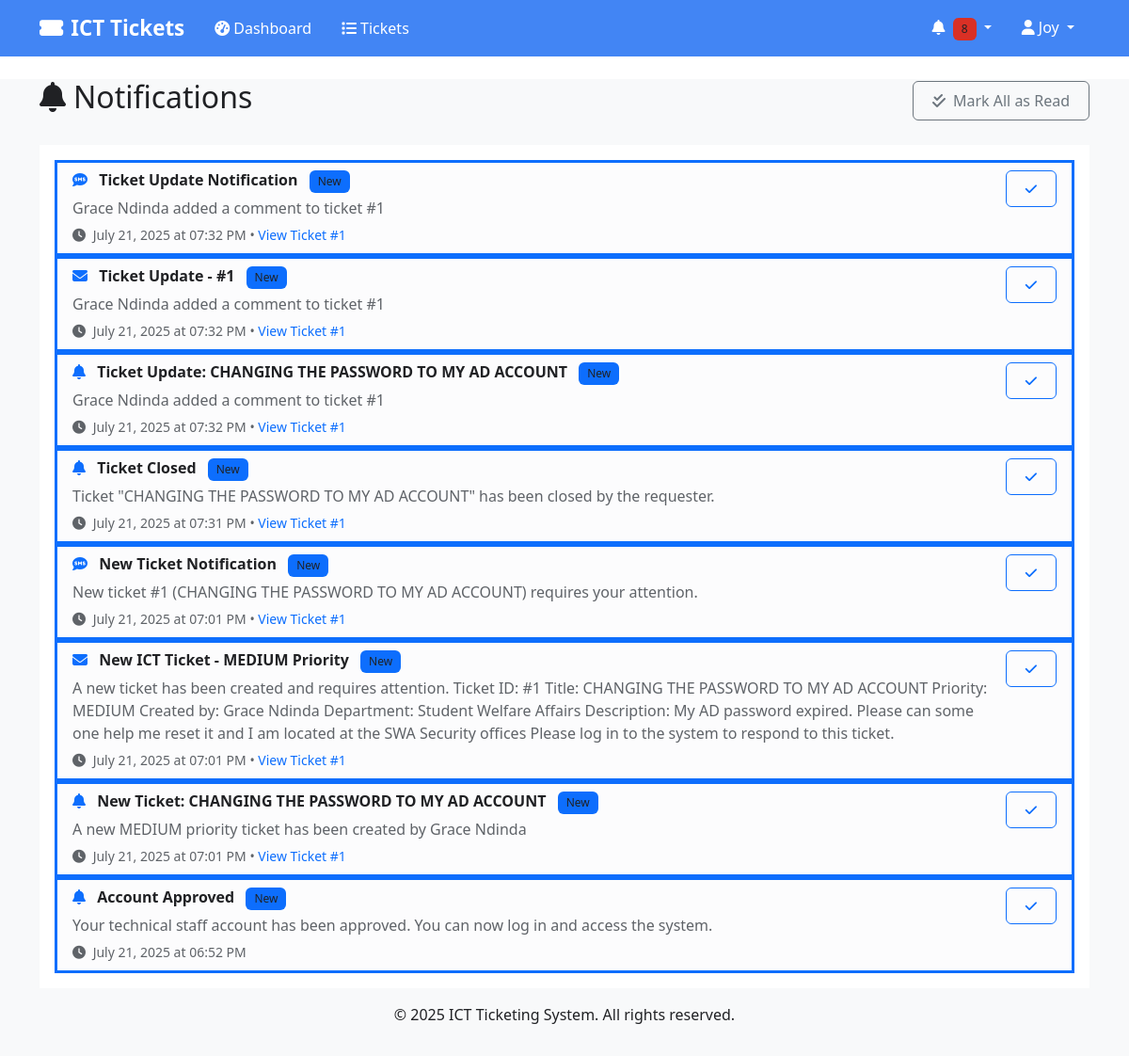
The page /notifications (signed in) on the database as committed earlier.
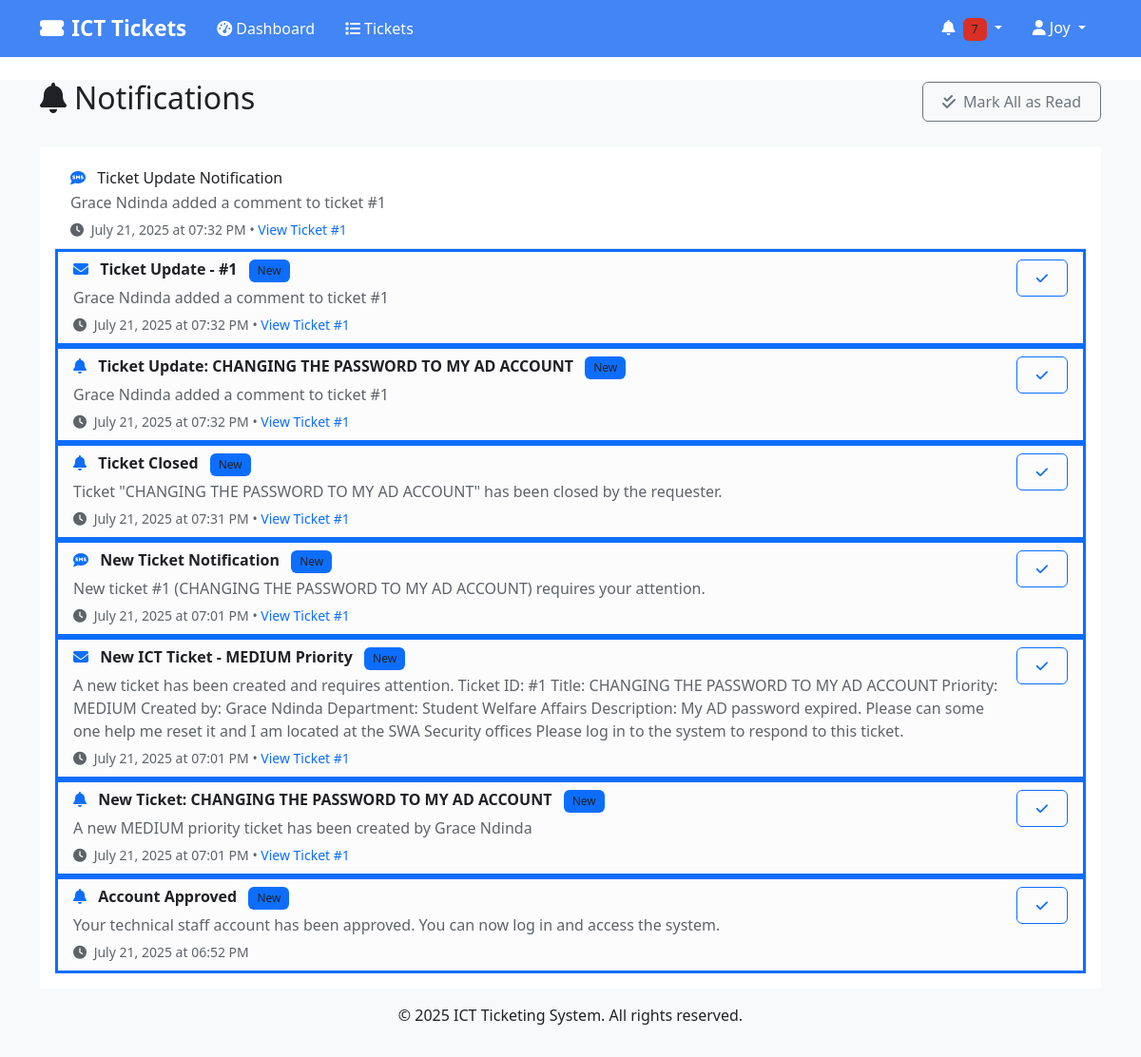
The same page on the database as committed later.
### models.py (models this page shows, shortened)
class User(UserMixin, db.Model):
    __tablename__ = 'users'
    id = db.Column(db.Integer, primary_key=True)
    username = db.Column(db.String(80), unique=True, nullable=False)
    email = db.Column(db.String(120), unique=True, nullable=False)
    phone = db.Column(db.String(20), nullable=True)
    password_hash = db.Column(db.String(256), nullable=False)
    first_name = db.Column(db.String(50), nullable=False)
    last_name = db.Column(db.String(50), nullable=False)
    role = db.Column(db.String(20), nullable=False)  # 'user', 'tech', 'admin'
    department_id = db.Column(db.Integer, db.ForeignKey('departments.id'), nullable=True)
    is_active = db.Column(db.Boolean, default=True)
    created_at = db.Column(db.DateTime, default=datetime.utcnow)
    updated_at = db.Column(db.DateTime, default=datetime.utcnow, onupdate=datetime.utcnow)
    department = db.relationship('Department', backref='users')
    created_tickets = db.relationship('Ticket', foreign_keys='Ticket.created_by_id', backref='creator')
    assigned_tickets = db.relationship('Ticket', foreign_keys='Ticket.assigned_to_id', backref='assignee')
    @property
    def full_name(self):
        return f"{self.first_name} {self.last_name}"

class Notification(db.Model):
    __tablename__ = 'notifications'
    id = db.Column(db.Integer, primary_key=True)
    user_id = db.Column(db.Integer, db.ForeignKey('users.id'), nullable=False)
    ticket_id = db.Column(db.Integer, db.ForeignKey('tickets.id'), nullable=True)
    title = db.Column(db.String(200), nullable=False)
    message = db.Column(db.Text, nullable=False)
    is_read = db.Column(db.Boolean, default=False)
    notification_type = db.Column(db.String(20), nullable=False)  # 'EMAIL', 'SMS', 'SYSTEM'
    sent_at = db.Column(db.DateTime, nullable=True)
    created_at = db.Column(db.DateTime, default=datetime.utcnow)
    user = db.relationship('User', backref='notifications')

### routes.py (the view)
@app.route('/notifications')
@login_required
def list_notifications():
    notifications = Notification.query.filter_by(user_id=current_user.id)\
        .order_by(Notification.created_at.desc()).all()
    return render_template('notifications.html', notifications=notifications)

### app.py (called while the page is built)
@login_manager.user_loader
def load_user(user_id):
    from models import User
    return User.query.get(int(user_id))

### templates/notifications.html (shortened to what this page needs)
{% extends "base.html" %}
{% block content %}
<div class="container">
    <div class="row">
        <div class="col-12">
            <div class="d-flex justify-content-between align-items-center mb-4">
                <h2><i class="fas fa-bell me-2"></i>Notifications</h2>
                <button class="btn btn-outline-secondary" onclick="markAllAsRead()">
                    <i class="fas fa-check-double me-2"></i>Mark All as Read
                </button>
            </div>
        </div>
    </div>
    <div class="row">
        <div class="col-12">
            <div class="card">
                <div class="card-body">
                    {% if notifications %}
                    <div class="list-group list-group-flush">
                        {% for notification in notifications %}
                        <div class="list-group-item {% if not notification.is_read %}list-group-item-light border-start border-primary border-3{% endif %}">
                            <div class="d-flex justify-content-between align-items-start">
                                <div class="flex-grow-1">
                                    <h6 class="mb-1 {% if not notification.is_read %}fw-bold{% endif %}">
                                        <i class="fas fa-{% if notification.notification_type == 'EMAIL' %}envelope{% elif notification.notification_type == 'SMS' %}sms{% else %}bell{% endif %} me-2 text-primary"></i>
                                        {{ notification.title }}
                                        {% if not notification.is_read %}
                                        <span class="badge bg-primary ms-2">New</span>
                                        {% endif %}
                                    </h6>
                                    <p class="mb-1 text-muted">{{ notification.message }}</p>
                                    <small class="text-muted">
                                        <i class="fas fa-clock me-1"></i>
                                        {{ notification.created_at.strftime('%B %d, %Y at %I:%M %p') }}
                                        {% if notification.ticket_id %}
                                        • <a href="{{ url_for('view_ticket', ticket_id=notification.ticket_id) }}" class="text-decoration-none">
                                            View Ticket #{{ notification.ticket_id }}
                                        </a>
                                        {% endif %}
                                    </small>
                                </div>
                                <div class="ms-3">
                                    {% if not notification.is_read %}
                                    <button class="btn btn-sm btn-outline-primary"
                                            onclick="markAsRead({{ notification.id }})">
                                        <i class="fas fa-check"></i>
                                    </button>
                                    {% endif %}
                                </div>
                            </div>
                        </div>
                        {% endfor %}
                    </div>
                    {% else %}
                    <div class="text-center py-5">
                        <i class="fas fa-bell-slash fs-1 text-muted mb-3"></i>
                        <h5 class="text-muted">No notifications</h5>
                        <p class="text-muted">You're all caught up! New notifications will appear here.</p>
                    </div>
                    {% endif %}
                </div>
            </div>
        </div>
    </div>
</div>
{% endblock %}

### templates/base.html (shortened to what this page needs)
<!DOCTYPE html>
<html lang="en">
<head>
    <link href="https://cdn.jsdelivr.net/npm/bootstrap@5.3.0/dist/css/bootstrap.min.css" rel="stylesheet">
    <link href="https://cdnjs.cloudflare.com/ajax/libs/font-awesome/6.4.0/css/all.min.css" rel="stylesheet">
    <link href="{{ url_for('static', filename='css/style.css') }}" rel="stylesheet">
</head>
<body>
    <nav class="navbar navbar-expand-lg shadow-sm" style="background-color: #4285f4 !important;">
        <div class="container" style="background-color: #4285f4;">
            <a class="navbar-brand" href="{{ url_for('dashboard' if current_user.is_authenticated else 'index') }}" style="color: #ffffff !important; font-weight: 600;">
                <i class="fas fa-ticket-alt me-2"></i>ICT Tickets
            </a>
            {% if current_user.is_authenticated %}
            <div class="collapse navbar-collapse" id="navbarNav">
                <ul class="navbar-nav me-auto">
                    <li class="nav-item">
                        <a class="nav-link" href="{{ url_for('dashboard') }}" style="color: #ffffff !important; font-weight: 500;">
                            <i class="fas fa-tachometer-alt me-1"></i>Dashboard
                        </a>
                    </li>
                    <li class="nav-item">
                        <a class="nav-link" href="{{ url_for('list_tickets') }}" style="color: #ffffff !important; font-weight: 500;">
                            <i class="fas fa-list me-1"></i>Tickets
                        </a>
                    </li>
                </ul>
                <ul class="navbar-nav">
                    <li class="nav-item dropdown">
                        <a class="nav-link dropdown-toggle" href="#" role="button" data-bs-toggle="dropdown" style="color: #ffffff !important; font-weight: 500;">
                            <i class="fas fa-bell me-1"></i>
                            {% set unread_count = 0 %}
                            {% if current_user.notifications is defined and current_user.notifications %}
                                {% set unread_count = current_user.notifications|selectattr('is_read', 'equalto', False)|list|length %}
                            {% endif %}
                            {% if unread_count > 0 %}
                            <span class="badge bg-danger">{{ unread_count }}</span>
                            {% endif %}
                        </a>
                            {% set recent_notifications = [] %}
                            {% if current_user.notifications is defined and current_user.notifications %}
                                {% set recent_notifications = current_user.notifications[:5] %}
                            {% endif %}
                    </li>
                    <li class="nav-item dropdown">
                        <a class="nav-link dropdown-toggle" href="#" role="button" data-bs-toggle="dropdown" style="color: #ffffff !important; font-weight: 500;">
                            <i class="fas fa-user me-1"></i>{{ current_user.first_name }}
                        </a>
                    </li>
                </ul>
            </div>
            {% endif %}
        </div>
    </nav>
    <main class="container-fluid mt-4">
        {% block content %}{% endblock %}
    </main>
    <footer class="bg-light text-center text-muted py-3 mt-5">
        <div class="container">
            <p>&copy; 2025 ICT Ticketing System. All rights reserved.</p>
        </div>
    </footer>
</body>
</html>

### static/css/style.css (style rules this page uses)
:root { --primary-color: #0d6efd; --secondary-color: #6c757d; --success-color: #198754; --info-color: #0dcaf0; --warning-color: #ffc107; --danger-color: #dc3545; --light-color: #f8f9fa; --dark-color: #212529; }
body { font-family: 'Segoe UI', Tahoma, Geneva, Verdana, sans-serif; background-color: #ffffff; color: #212529; }
.container, .container-fluid { background-color: #f8f9fa !important; color: #202124 !important; }
.card { background-color: #ffffff !important; color: #202124 !important; border: 1px solid #dadce0; }
.card-body { background-color: #ffffff !important; color: #202124 !important; }
h1, h2, h3, h4, h5, h6 { color: #202124 !important; }
p, span, div { color: #202124 !important; }
.text-muted { color: #5f6368 !important; }
.card { background-color: #ffffff !important; color: #202124; }
.card-body { background-color: #ffffff !important; }
.card { border: 1px solid #e8eaed; border-radius: 8px; box-shadow: 0 1px 2px 0 rgba(60,64,67,.3), 0 1px 3px 1px rgba(60,64,67,.15); }
.navbar { background-color: #4285f4 !important; box-shadow: none !important; }
.navbar .container { background-color: #4285f4 !important; }
footer.bg-light { background-color: #f8f9fa !important; border: none !important; box-shadow: none !important; margin-top: 0 !important; padding-top: 1rem !important; padding-bottom: 1rem !important; }
footer.bg-light .container { background-color: transparent !important; border: none !important; box-shadow: none !important; }
body, html { background-color: #ffffff !important; }
.container, .container-fluid { background-color: #f8f9fa !important; }
.card { box-shadow: none !important; border: none !important; }
.navbar .navbar-brand { color: #ffffff !important; font-weight: 600; }
.navbar .nav-link { color: #ffffff !important; font-weight: 500; padding: 8px 16px !important; }
.navbar-brand { font-weight: 600; font-size: 1.4rem; }
.navbar-nav .nav-link { font-weight: 500; transition: all 0.3s ease; }
.card { border: none; border-radius: 8px; box-shadow: 0 2px 10px rgba(0, 0, 0, 0.08); transition: all 0.3s ease; }
.badge { font-weight: 500; font-size: 0.75em; padding: 0.5em 0.75em; }
.btn { border-radius: 6px; font-weight: 500; padding: 8px 20px; transition: all 0.3s ease; }

### templates/base.html (style rules this page uses)
nav.navbar { background-color: #4285f4 !important; }
nav.navbar .navbar-brand, nav.navbar .nav-link, nav.navbar .dropdown-toggle { color: #ffffff !important; font-weight: 600; }
.badge.bg-danger { background-color: #d93025 !important; }

Rows that differ between the two databases and show on the page:
changed Notification "Ticket Update Notification": no longer shows "New"
Other text that changed with them:
{{ unread_count }}: "8" → "7"
